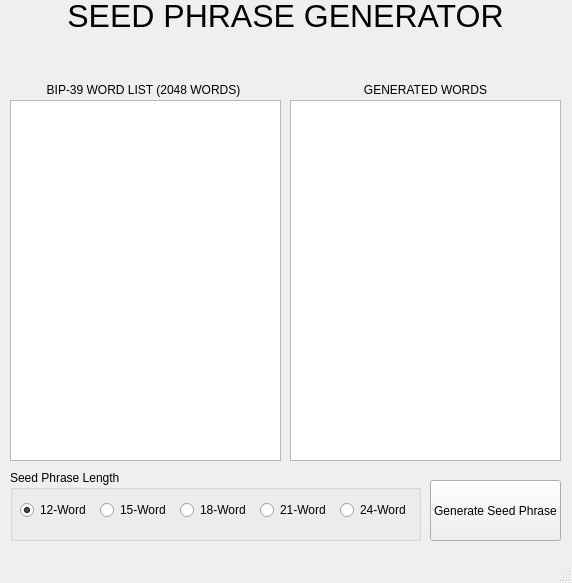
<?xml version="1.0" encoding="UTF-8"?>
<ui version="4.0">
 <class>MainWindow</class>
 <widget class="QMainWindow" name="MainWindow">
  <property name="geometry">
   <rect>
    <x>0</x>
    <y>0</y>
    <width>572</width>
    <height>583</height>
   </rect>
  </property>
  <property name="windowTitle">
   <string>MainWindow</string>
  </property>
  <widget class="QWidget" name="centralwidget">
   <widget class="QLabel" name="Title">
    <property name="geometry">
     <rect>
      <x>10</x>
      <y>0</y>
      <width>551</width>
      <height>31</height>
     </rect>
    </property>
    <property name="font">
     <font>
      <pointsize>24</pointsize>
     </font>
    </property>
    <property name="text">
     <string>SEED PHRASE GENERATOR</string>
    </property>
    <property name="textFormat">
     <enum>Qt::PlainText</enum>
    </property>
    <property name="alignment">
     <set>Qt::AlignCenter</set>
    </property>
   </widget>
   <widget class="QLabel" name="WordListTitle">
    <property name="geometry">
     <rect>
      <x>8</x>
      <y>80</y>
      <width>271</width>
      <height>20</height>
     </rect>
    </property>
    <property name="text">
     <string>BIP-39 WORD LIST (2048 WORDS)</string>
    </property>
    <property name="alignment">
     <set>Qt::AlignCenter</set>
    </property>
   </widget>
   <widget class="QLabel" name="GeneratedWordsTitle">
    <property name="geometry">
     <rect>
      <x>290</x>
      <y>80</y>
      <width>271</width>
      <height>20</height>
     </rect>
    </property>
    <property name="text">
     <string>GENERATED WORDS</string>
    </property>
    <property name="alignment">
     <set>Qt::AlignCenter</set>
    </property>
   </widget>
   <widget class="QPushButton" name="GenerateButton">
    <property name="geometry">
     <rect>
      <x>430</x>
      <y>480</y>
      <width>131</width>
      <height>61</height>
     </rect>
    </property>
    <property name="text">
     <string>Generate Seed Phrase</string>
    </property>
   </widget>
   <widget class="QGroupBox" name="SeedPhraseLength">
    <property name="geometry">
     <rect>
      <x>10</x>
      <y>470</y>
      <width>411</width>
      <height>71</height>
     </rect>
    </property>
    <property name="title">
     <string>Seed Phrase Length</string>
    </property>
    <widget class="QRadioButton" name="word12">
     <property name="geometry">
      <rect>
       <x>10</x>
       <y>30</y>
       <width>71</width>
       <height>20</height>
      </rect>
     </property>
     <property name="text">
      <string>12-Word</string>
     </property>
     <property name="checked">
      <bool>true</bool>
     </property>
    </widget>
    <widget class="QRadioButton" name="word15">
     <property name="geometry">
      <rect>
       <x>90</x>
       <y>30</y>
       <width>71</width>
       <height>20</height>
      </rect>
     </property>
     <property name="text">
      <string>15-Word</string>
     </property>
    </widget>
    <widget class="QRadioButton" name="word18">
     <property name="geometry">
      <rect>
       <x>170</x>
       <y>30</y>
       <width>71</width>
       <height>20</height>
      </rect>
     </property>
     <property name="text">
      <string>18-Word</string>
     </property>
    </widget>
    <widget class="QRadioButton" name="word21">
     <property name="geometry">
      <rect>
       <x>250</x>
       <y>30</y>
       <width>71</width>
       <height>20</height>
      </rect>
     </property>
     <property name="text">
      <string>21-Word</string>
     </property>
    </widget>
    <widget class="QRadioButton" name="word24">
     <property name="geometry">
      <rect>
       <x>330</x>
       <y>30</y>
       <width>71</width>
       <height>20</height>
      </rect>
     </property>
     <property name="text">
      <string>24-Word</string>
     </property>
    </widget>
   </widget>
   <widget class="QTextEdit" name="WordListText">
    <property name="geometry">
     <rect>
      <x>10</x>
      <y>100</y>
      <width>271</width>
      <height>361</height>
     </rect>
    </property>
   </widget>
   <widget class="QTextEdit" name="GeneratedWordsText">
    <property name="geometry">
     <rect>
      <x>290</x>
      <y>100</y>
      <width>271</width>
      <height>361</height>
     </rect>
    </property>
   </widget>
   <widget class="QLabel" name="Description">
    <property name="geometry">
     <rect>
      <x>10</x>
      <y>39</y>
      <width>551</width>
      <height>41</height>
     </rect>
    </property>
    <property name="text">
     <string/>
    </property>
    <property name="alignment">
     <set>Qt::AlignCenter</set>
    </property>
   </widget>
  </widget>
  <widget class="QMenuBar" name="menubar">
   <property name="geometry">
    <rect>
     <x>0</x>
     <y>0</y>
     <width>572</width>
     <height>22</height>
    </rect>
   </property>
  </widget>
  <widget class="QStatusBar" name="statusbar"/>
 </widget>
 <resources/>
 <connections/>
</ui>
